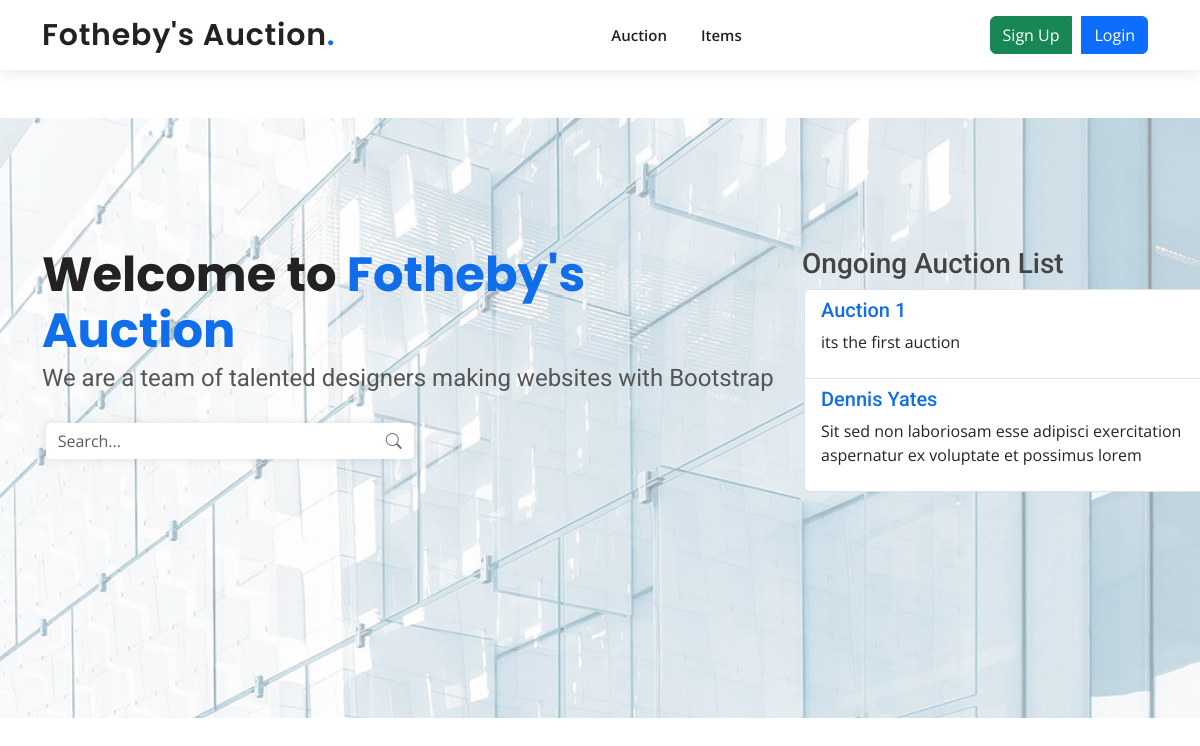
The page / on the database its author committed.
### main/models.py (models this page shows, shortened)
class Auction(models.Model):
    name = models.CharField(max_length=255)
    description = models.CharField(max_length=255)
    start_date = models.DateField(max_length=255)
    end_date = models.DateField(max_length=255)
    STATUS_CHOICES = [
            ('active', 'Active'),
            ('pending', 'Pending'),
            ('inactive', 'Inactive'),
    ]
    status = models.CharField(max_length=50, choices=STATUS_CHOICES, default='pending')

### main/views.py (the view)
# urls.py: path('', views.auction, name='auction'),
def auction(request):
    auctions = Auction.objects.filter(status='active')
    return render(request, 'auction.html', {'auctions': auctions})

### templates/auction.html (shortened to what this page needs)
{% extends 'index.html' %}
{% block boody %}
<section id="hero" class="d-flex align-items-center">
    <div class="container" data-aos="zoom-out" data-aos-delay="100">
        <div class="row">
            <div class="col-md-8">
                <h1>Welcome to <span>Fotheby's Auction</span></h1>
                <h2>We are a team of talented designers making websites with Bootstrap</h2>
                <div class="d-flex justify-content-center mt-4">
                    <div class="search-bar-container">
                        <form action="{% url 'search' %}" method="get" class="input-group">
                            <input type="text" name="q" class="form-control" placeholder="Search..." aria-label="Search" required>
                            <button type="submit" class="btn btn-outline-secondary">
                                <i class="bi bi-search"></i>
                            </button>
                        </form>
                    </div>
                </div>
            </div>
            <div class="col-md-4">
                <h3>Ongoing Auction List</h3>
                <div class="container auction-container" style="width: 500px; margin-left: -10px;">
                    <ul class="list-group auction-list">
                        {% for auction in auctions %}
                            <li class="list-group-item d-flex justify-content-between align-items-center">
                                <div>
                                    <a href="{% url 'search_with_auction' auction_id=auction.id %}"><h5>{{ auction.name }}</h5></a>
                                      <p>{{ auction.description }}</p>
                                </div>
                            </li>
                        {% endfor %}
                    </ul>
                </div>
            </div>
        </div>
    </div>
</section>
{% endblock %}

### static/assets/css/style.css (style rules this page uses)
body { font-family: "Open Sans", sans-serif; color: #444444; }
a { color: #106eea; text-decoration: none; }
h1, h2, h3, h4, h5, h6 { font-family: "Roboto", sans-serif; }
#hero { width: 100%; height: 75vh; background: url("../img/hero-bg.jpg") top left; background-size: cover; position: relative; }
#hero:before { content: ""; background: rgba(255, 255, 255, 0.6); position: absolute; bottom: 0; top: 0; left: 0; right: 0; }
#hero .container { position: relative; }
#hero h1 { margin: 0; font-size: 48px; font-weight: 700; line-height: 56px; color: #222222; font-family: "Poppins", sans-serif; }
#hero h1 span { color: #106eea; }
#hero h2 { color: #555555; margin: 5px 0 30px 0; font-size: 24px; font-weight: 400; }
@media (min-width: 1024px) { #hero { background-attachment: fixed; } }
section { padding: 60px 0; overflow: hidden; }

### templates/index.html (style rules this page uses)
.search-bar-container { width: 50%; background-color: #fff; border-radius: 5px; overflow: hidden; box-shadow: 0 0 10px rgba(0, 0, 0, 0.1); margin-left: -49%; }
.search-bar-container form { display: flex; align-items: stretch; width: 100%; }
.search-bar-container input { flex-grow: 2; border: none; border-radius: 5px 0 0 5px; }
.search-bar-container button { border: none; border-radius: 0 5px 5px 0; }
.auction-container { height: 300px; overflow-y: auto; }

### rows shown on the page
Auction: name "Auction 1", description "its the first auction"
Auction: name "Dennis Yates", description "Sit sed non laboriosam esse adipisci exercitation aspernatur ex voluptate et possimus lorem"
